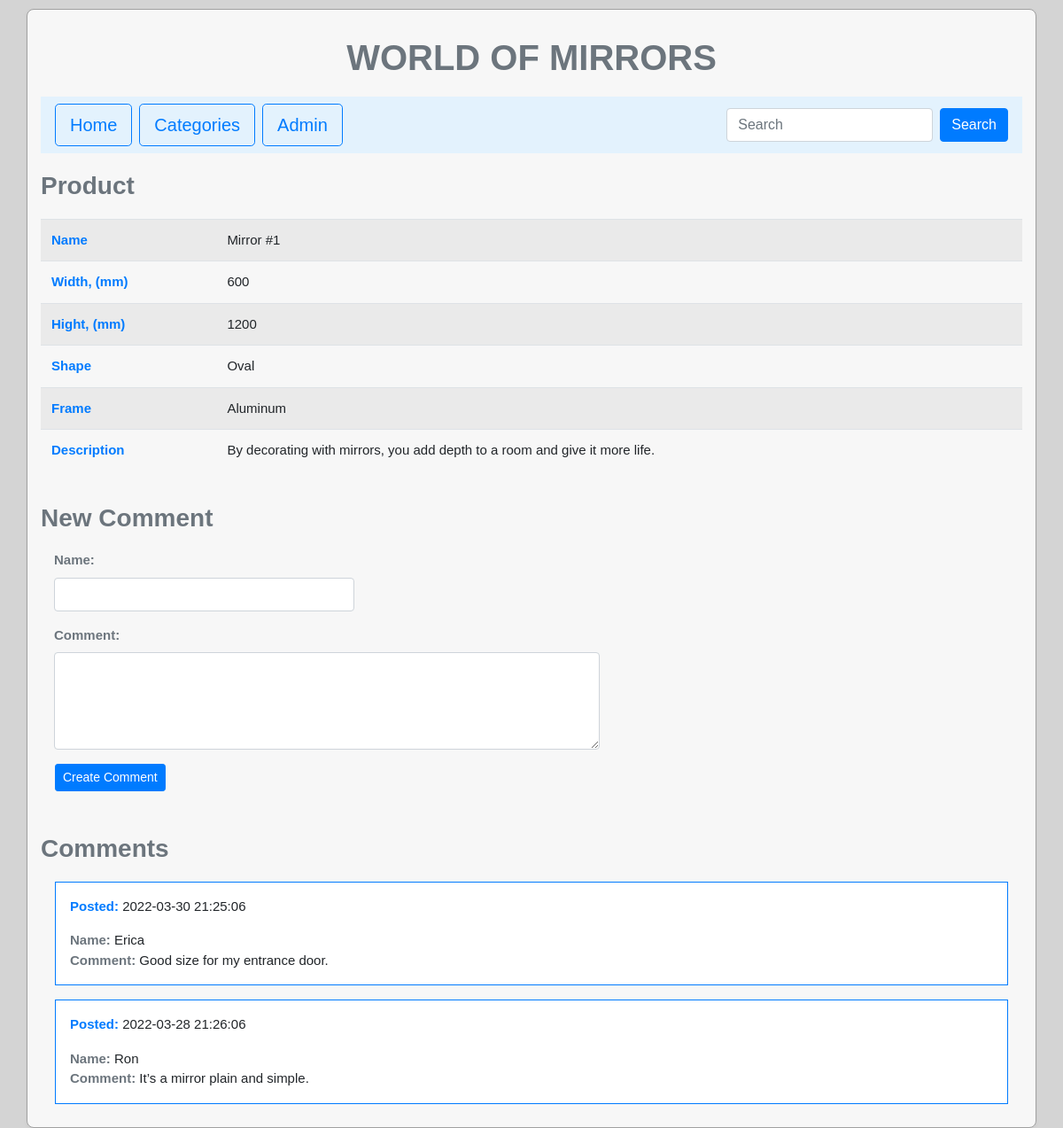
Screenshot of /show_product.php?product_id=5 with the database file from the repository.
### tables this page shows
CREATE TABLE `products` (
  `product_id` int(11) NOT NULL,
  `product_name` varchar(50) NOT NULL,
  `product_width` int(5) DEFAULT NULL,
  `product_hight` int(5) DEFAULT NULL,
  `product_shape` varchar(50) NOT NULL,
  `product_frame` varchar(50) NOT NULL,
  `product_description` varchar(1024) NOT NULL,
  `product_image` varchar(50) DEFAULT NULL,
  `product_created_date` timestamp NOT NULL DEFAULT current_timestamp(),
  `product_updated_date` timestamp NOT NULL DEFAULT current_timestamp() ON UPDATE current_timestamp(),
  `category_id` int(11) NOT NULL
);

CREATE TABLE `comments` (
  `comment_id` int(11) NOT NULL,
  `comment_user_name` varchar(50) NOT NULL,
  `comment` varchar(255) NOT NULL,
  `comment_created_date` timestamp NOT NULL DEFAULT current_timestamp(),
  `product_id` int(11) NOT NULL
);

### show_product.php (the view, shortened to what this page needs)
<?php
    require('connect.php');
    $product_id = filter_input(INPUT_GET, 'product_id', FILTER_VALIDATE_INT);
    if ($product_id) {
        $query = "SELECT * FROM products WHERE product_id = :product_id LIMIT 1";
        $statement = $db->prepare($query);
        $statement->bindValue(':product_id', $product_id, PDO::PARAM_INT);
        $statement->execute();
        $row = $statement->fetch();
        $query = "SELECT * FROM comments WHERE product_id = :product_id ORDER BY comment_created_date DESC";
        $statement = $db->prepare($query);
        $statement->bindValue(':product_id', $product_id, PDO::PARAM_INT);
        $statement->execute();
        $comments = $statement->fetchAll();
    }   else {
            header("Location: index.php");
            exit;
        }
    $comment_user_name = "";
    $comment = "";
    include('header.php');
?>
        <h3 class="font-weight-bold text-muted">Product</h3>
        <table class="table table-striped">
            <tbody>
                <tr>
                    <td class="text-primary font-weight-bold">Name</td>
                    <td><?= $row['product_name'] ?></td>
                </tr>
                <tr>
                    <td class="text-primary font-weight-bold">Width, (mm)</td>
                    <td><?= $row['product_width'] ?></td>
                </tr>
                <tr>
                    <td class="text-primary font-weight-bold">Hight, (mm)</td>
                    <td><?= $row['product_hight'] ?></td>
                </tr>
                <tr>
                    <td class="text-primary font-weight-bold">Shape</td>
                    <td><?= $row['product_shape'] ?></td>
                </tr>
                <tr>
                    <td class="text-primary font-weight-bold">Frame</td>
                    <td><?= $row['product_frame'] ?></td>
                </tr>
                <tr>
                    <td class="text-primary font-weight-bold">Description</td>
                    <td><?= $row['product_description'] ?></td>
                </tr>
            </tbody>
        </table>
        <h3 class="font-weight-bold text-muted">New Comment</h3>
        <form id="create_comment" action="#" method="post" autocomplete="off">
            <div class="form-group col-md-4">
                <label for="comment_user_name" class="text-secondary font-weight-bold">Name: </label>
                <input name="comment_user_name" class="form-control" id="comment_user_name" type="text" value="<?php echo $comment_user_name; ?>" />
            </div>
            <div class="form-group col-md-7">
                <label for="comment" class="text-secondary font-weight-bold">Comment: </label>
                <textarea name="comment" class="form-control" id="comment" rows="4"><?php echo $comment; ?></textarea>
            </div>
                <button class="btn btn-primary btn-sm ml-3" type="submit" name="create">Create Comment</button>
        </form>
        <h3 class="font-weight-bold text-muted mt-5">Comments</h3>
        <?php foreach($comments as $comment): ?>
            <div class="border border-primary p-3 bg-white m-3">
                <p><span class="text-primary font-weight-bold">Posted: </span><?= $comment['comment_created_date'] ?></p>
                <div><span class="text-secondary font-weight-bold">Name: </span><?= $comment['comment_user_name'] ?></div>
                <div><span class="text-secondary font-weight-bold">Comment: </span><?= $comment['comment'] ?></div>
            </div>
        <?php endforeach ?>
    </main>
</body>
</html>

### styles.css (style rules this page uses)
body { background-color: #D4D4D4; font-family: Arial, Helvetica, sans-serif; font-size: 15px; }
h3 { margin: 20px 0px ; }

### rows the page displays
products: product_name "Mirror #1", product_width "600", product_hight "1200", product_shape "Oval", product_frame "Aluminum", product_description "By decorating with mirrors, you add depth to a room and give it more life."
comments: comment_created_date "2022-03-30 21:25:06", comment_user_name "Erica", comment "Good size for my entrance door."
comments: comment_created_date "2022-03-28 21:26:06", comment_user_name "Ron", comment "It’s a mirror plain and simple."
